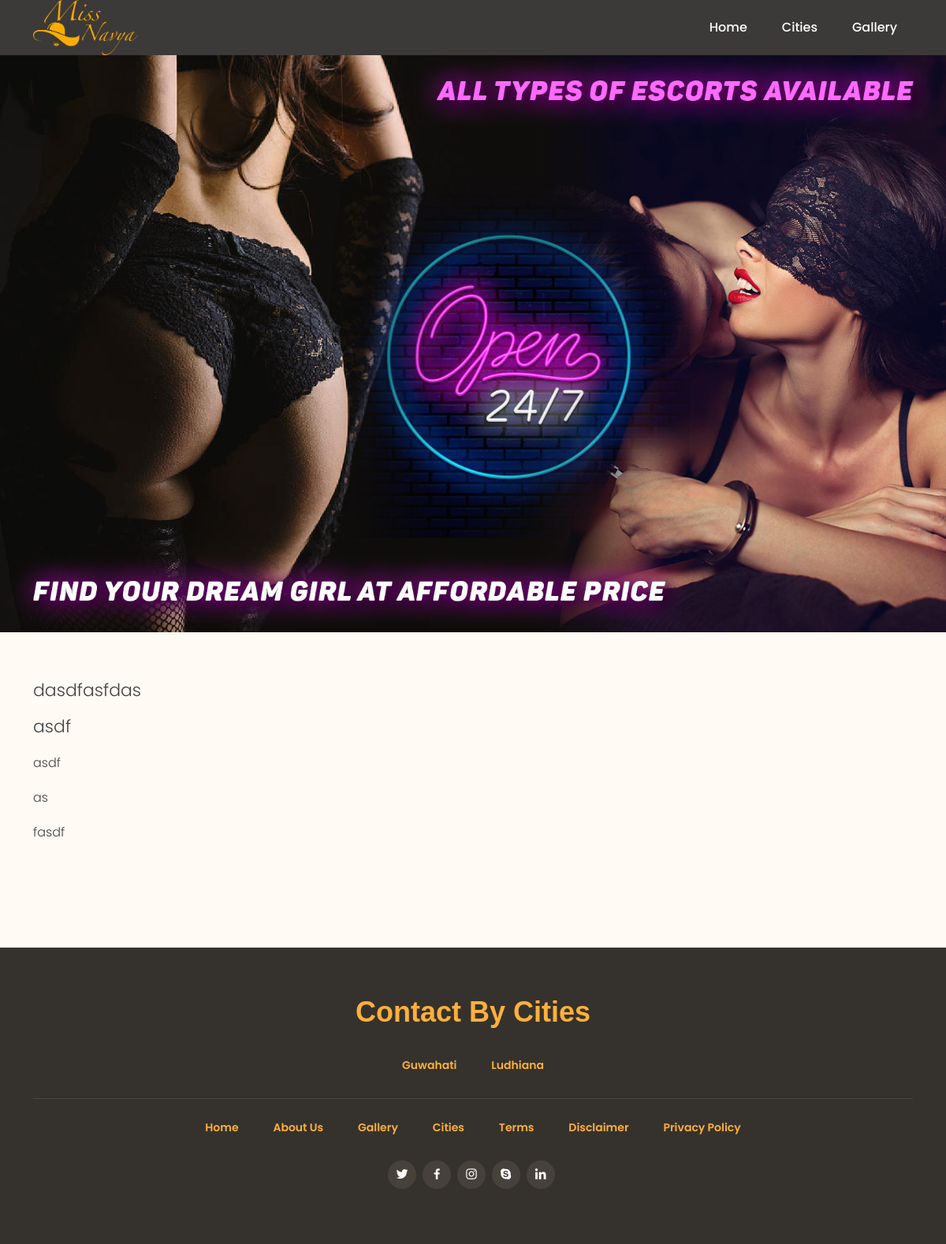
/Disclaimer.php, run on the app's committed database.
### tables this page shows
CREATE TABLE `websiteheader` (
  `id` int(11) NOT NULL,
  `site_name` varchar(250) NOT NULL,
  `site_logo` varchar(500) NOT NULL,
  `site_contact` varchar(20) NOT NULL,
  `site_contact2` varchar(10) NOT NULL,
  `site_tagline` varchar(250) NOT NULL,
  `facebook` varchar(250) NOT NULL,
  `twitter` varchar(250) NOT NULL,
  `insta` varchar(250) NOT NULL,
  `skype` varchar(250) NOT NULL,
  `linkin` varchar(250) NOT NULL,
  `date` varchar(30) NOT NULL,
  `status` enum('0','1') NOT NULL
);

CREATE TABLE `disclaimer` (
  `id` int(11) NOT NULL,
  `content` text NOT NULL,
  `date` varchar(20) NOT NULL,
  `status` varchar(2) NOT NULL
);

CREATE TABLE `websitepage` (
  `id` int(11) NOT NULL,
  `related_cities` text NOT NULL,
  `city` varchar(250) NOT NULL,
  `url` varchar(250) NOT NULL,
  `def` varchar(5) NOT NULL,
  `content` text NOT NULL,
  `image` text NOT NULL,
  `img_alt` varchar(250) NOT NULL,
  `contact` varchar(15) NOT NULL,
  `email` varchar(250) NOT NULL,
  `status` enum('0','1') NOT NULL,
  `date` varchar(30) NOT NULL,
  `position` varchar(10) NOT NULL
);

### admin/configuration/functions.php (called while the page is built, shortened)
<?php
include_once("connect.php");
function getContent($table){
	global $con;
	$execQry=mysqli_query($con,"select content from $table where `id`='1'  ");
	$fetchRes=mysqli_fetch_row($execQry);
	return $fetchRes[0];
}
?>

### Disclaimer.php (the view, shortened to what this page needs)
<?php
include("admin/configuration/connect.php");
include("admin/configuration/functions.php");
$qry=mysqli_query($con,"select * from websiteheader where id='17'");
$hqry=mysqli_fetch_array($qry);
?>
<!DOCTYPE html>
<html lang="en">
<head>
<?php include('include/css.php') ?>
</head>
<body>
<?php include('include/header2.php') ?>
  <main id="main">
    <section class="breadcrumbs">
      <img src="assets/img/inner-banner-e.jpg" />
    </section>
    <section id="about" class="about">
      <div class="container">
        <div class="row">
          <div class="col-sm-12">
<?php echo getContent('disclaimer'); ?>
          </div>
        </div>
      </div>
    </section>
  </main>
  <?php include('include/footer.php') ?>
  <?php include('include/script.php') ?></body>
</html>

### include/header2.php (shortened to what this page needs)
<?php $page=basename($_SERVER['PHP_SELF']); ?>
    <header id="header" class="fixed-top d-flex align-items-center">
      <div class="container-fluid container-xl d-flex align-items-center justify-content-between">
      <div class="logo me-auto">
        <a href="index"><img src="assets/img/<?php echo $hqry['site_logo'] ?>" alt=""></a>
      </div>
      <nav id="navbar" class="navbar order-last order-lg-0">
        <ul>
          <li><a class="nav-link <?php if ($page=='index'){ ?>active<?php } ?>" href="index">Home</a></li>
          <li><a class="nav-link <?php if ($page=='cities'){ ?>active<?php } ?>" href="cities">Cities</a></li>
          <li><a class="nav-link <?php if ($page=='gallery'){ ?>active<?php } ?>" href="gallery">Gallery</a></li>
        </ul>
      </nav>
    </div>
  </header>

### include/footer.php
<footer id="footer">
  <div class="container">
    <h3>Contact By Cities</h3>
    <ul>
      <?php $qry=mysqli_query($con,"select * from websitepage order by id desc limit 10");
        while($fetch=mysqli_fetch_array($qry)){?>
          <li><a href="<?php echo $fetch['url']?>"><?php echo $fetch['city'] ?></a></li>
    <?php }?>
    </ul>
    <ul class="bootomFooter">
      <li><a href="index">Home</a></li>
      <li><a href="About">About Us</a></li>
      <li><a href="Gallery">Gallery</a></li>
      <li><a href="cities">Cities</a></li>
      <li><a href="Terms">Terms</a></li>
      <li><a href="Disclaimer">Disclaimer</a></li>
      <li><a href="Privacy-Policy">Privacy Policy</a></li>
    </ul>
    <div class="social-links">
      <a target="_blank" href="<?php echo $hqry['twitter'] ?>" class="twitter"><i class="bx bxl-twitter"></i></a>
      <a target="_blank" href="<?php echo $hqry['facebook'] ?>" class="facebook"><i class="bx bxl-facebook"></i></a>
      <a target="_blank" href="<?php echo $hqry['insta'] ?>" class="instagram"><i class="bx bxl-instagram"></i></a>
      <a target="_blank" href="<?php echo $hqry['skype'] ?>" class="google-plus"><i class="bx bxl-skype"></i></a>
      <a target="_blank" href="<?php echo $hqry['linkin'] ?>" class="linkedin"><i class="bx bxl-linkedin"></i></a>
    </div>
  </div>
</footer>

### assets/css/style.css (style rules this page uses)
body { font-family: "Poppins", sans-serif; font-size: 16px; color: #444; line-height: 28px; font-weight: 300; }
a { text-decoration: none; color: #ffb03b; }
h1, h2, h3, h4, h5, h6 { font-family: "Calibri", sans-serif; }
#header { height: 70px; z-index: 997; transition: all 0.5s; padding: 10px 0; background: rgba(26, 24, 22, 0.85); }
#header .logo img { height: 70px; margin: 0 !important; }
.navbar { padding: 0; margin: 0 20px 0 0; }
.navbar ul { margin: 0; padding: 0; display: flex; list-style: none; align-items: center; }
.navbar li { position: relative; }
.navbar a, .navbar a:focus { display: flex; align-items: center; justify-content: space-between; padding: 10px 0 10px 44px; font-size: 16px; font-weight: 500; color: white; white-space: nowrap; transition: 0.3s; }
section { padding: 60px 0; }
.breadcrumbs { padding: 70px 0 0; }
.breadcrumbs img { width: 100%; }
.about { background: #fffaf3; min-height: 400px; }
.container-fluid { z-index: 1; position: relative; }
#footer { background: #35322d; color: #fff; font-size: 14px; text-align: center; padding: 30px 0; }
#footer h3 { font-size: 36px; font-weight: 700; color: #ffb03b; position: relative; padding: 0; margin: 30px 0 30px; }
#footer .social-links { margin: 0 0 40px 0; }
#footer .social-links a { font-size: 18px; display: inline-block; background: #46423b; color: #fff; line-height: 1; padding: 8px 0; margin-right: 4px; border-radius: 50%; text-align: center; width: 36px; height: 36px; transition: 0.3s; }
#footer ul { list-style: none; padding: 0; }
#footer li { margin: 0 0 10px; display: inline-block; }
#footer li a { border-radius: 30px; padding: 2px 20px; display: block; transition: all ease 0.2s; font-weight: 600; }
.bootomFooter { padding: 20px 0 0 !important; border-top: solid 1px #48453e; }

### data on the page
websiteheader: site_logo (picture)
disclaimer: content "dasdfasfdas asdf asdf as fasdf"
websitepage: city "Guwahati"
websitepage: city "Ludhiana"
